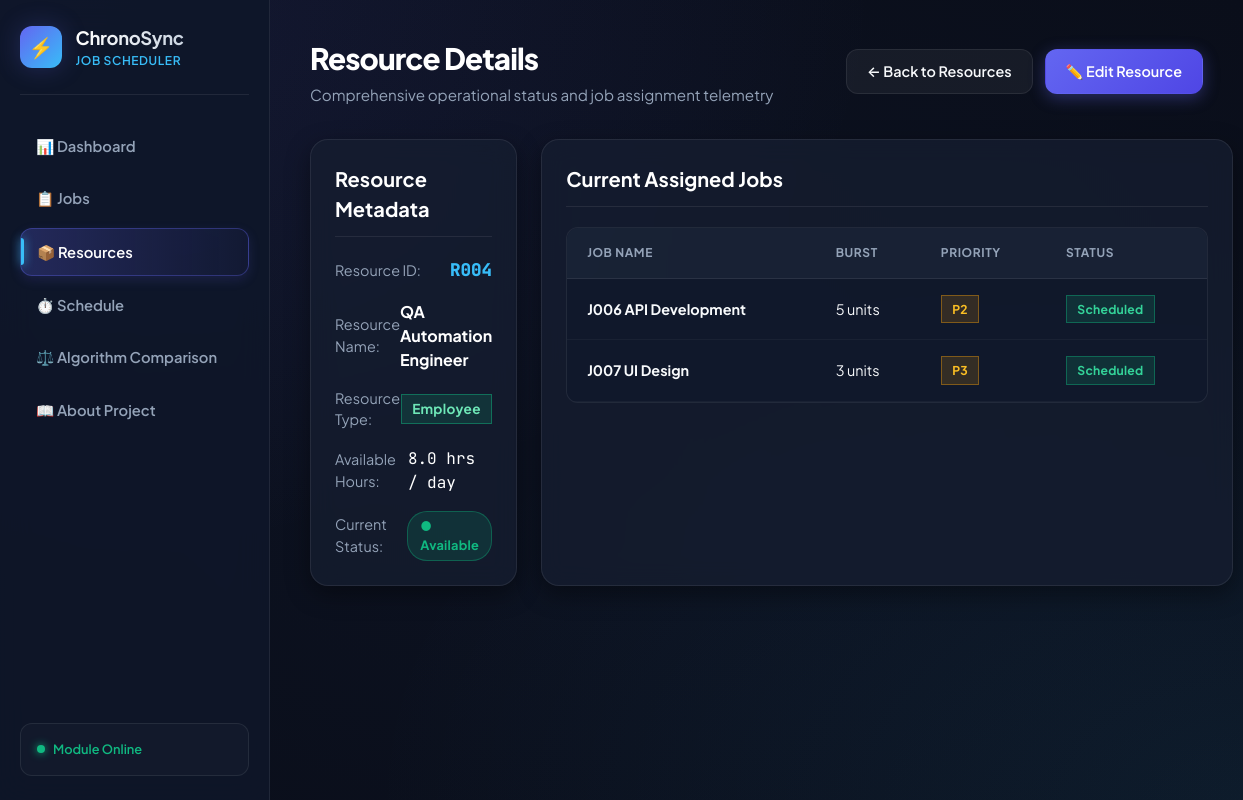
The page /resources/view/216 on the database its author committed.
### tables this page shows
CREATE TABLE resources (
            id INTEGER PRIMARY KEY AUTOINCREMENT,
            resource_id TEXT UNIQUE NOT NULL,
            resource_name TEXT NOT NULL,
            resource_type TEXT NOT NULL,
            available_hours REAL NOT NULL,
            status TEXT NOT NULL DEFAULT 'Available'
        );

CREATE TABLE jobs (
            id INTEGER PRIMARY KEY AUTOINCREMENT,
            name TEXT NOT NULL,
            arrival_time INTEGER NOT NULL DEFAULT 0,
            burst_time INTEGER NOT NULL DEFAULT 1,
            priority INTEGER NOT NULL DEFAULT 1,
            deadline INTEGER NOT NULL DEFAULT 10,
            profit INTEGER NOT NULL DEFAULT 50,
            cpu_req INTEGER NOT NULL DEFAULT 1,
            mem_req INTEGER NOT NULL DEFAULT 2,
            color TEXT,
            status TEXT DEFAULT 'Ready',
            created_at TIMESTAMP DEFAULT CURRENT_TIMESTAMP
        , required_resource TEXT DEFAULT '', assigned_resource_id TEXT DEFAULT NULL, missed_reason TEXT DEFAULT '');

### app.py (the view)
@app.route("/resources/view/<int:id>")
def resource_view(id: int):
    conn = get_db_connection()
    cursor = conn.cursor()
    cursor.execute("SELECT * FROM resources WHERE id = ?", (id,))
    row = cursor.fetchone()
    conn.close()
    if not row:
        flash("Resource not found.", "error")
        return redirect(url_for("resources_view")), 404
    res = dict(row)
    assigned_jobs = get_jobs_for_resource(res["resource_id"], res["resource_name"])
    return render_template(
        "resource_view.html",
        resource=res,
        assigned_jobs=assigned_jobs
    )

### app.py (called while the page is built)
def get_db_connection():
    conn = sqlite3.connect(DB_PATH)
    conn.row_factory = sqlite3.Row
    return conn

def get_jobs_for_resource(resource_id: str, resource_name: str = ""):
    conn = get_db_connection()
    cursor = conn.cursor()
    cursor.execute("""
        SELECT * FROM jobs
        WHERE assigned_resource_id = ?
           OR required_resource = ?
           OR (required_resource = ? AND required_resource != '')
        ORDER BY arrival_time ASC, id ASC
    """, (resource_id, resource_id, resource_name))
    rows = cursor.fetchall()
    conn.close()
    return [dict(r) for r in rows]

### templates/resource_view.html (shortened to what this page needs)
<!DOCTYPE html>
<html lang="en">
<head>
  <link rel="stylesheet" href="{{ url_for('static', filename='css/style.css') }}">
</head>
<body>
  <div class="app-container">
    <aside class="sidebar">
      <a href="/" class="brand-section">
        <div class="brand-logo">⚡</div>
        <div>
          <div class="brand-title">ChronoSync</div>
          <div class="brand-subtitle">Job Scheduler</div>
        </div>
      </a>
      <ul class="nav-links">
        <li><a href="/" class="nav-link">📊 Dashboard</a></li>
        <li><a href="/jobs" class="nav-link">📋 Jobs</a></li>
        <li><a href="/resources" class="nav-link active">📦 Resources</a></li>
        <li><a href="/schedule" class="nav-link">⏱️ Schedule</a></li>
        <li><a href="/comparison" class="nav-link">⚖️ Algorithm Comparison</a></li>
        <li><a href="/about" class="nav-link">📖 About Project</a></li>
      </ul>
      <div class="sidebar-footer">
        <div class="status-indicator">
          <span class="status-dot"></span>
          <span>Module Online</span>
        </div>
      </div>
    </aside>
    <main class="main-content">
      <header class="page-header">
        <div>
          <h1 class="page-title">Resource Details</h1>
          <p class="page-subtitle">Comprehensive operational status and job assignment telemetry</p>
        </div>
        <div style="display: flex; gap: 0.75rem;">
          <a href="/resources" class="btn btn-secondary">← Back to Resources</a>
          <a href="/resources/edit/{{ resource.id }}" class="btn btn-primary">✏️ Edit Resource</a>
        </div>
      </header>
      <div style="display: grid; grid-template-columns: 1fr 1fr; gap: 1.5rem; margin-bottom: 2rem;">
        <div class="glass-panel">
          <h2 style="font-size: 1.25rem; font-weight: 700; color: #fff; margin-bottom: 1.25rem; border-bottom: 1px solid var(--border-subtle); padding-bottom: 0.75rem;">
            Resource Metadata
          </h2>
          <div style="display: flex; flex-direction: column; gap: 1rem;">
            <div style="display: flex; justify-content: space-between; align-items: center;">
              <span style="color: var(--text-muted); font-size: 0.9rem;">Resource ID:</span>
              <span style="font-family: var(--font-mono); font-size: 1.1rem; font-weight: 800; color: var(--accent-cyan);">
                {{ resource.resource_id }}
              </span>
            </div>
            <div style="display: flex; justify-content: space-between; align-items: center;">
              <span style="color: var(--text-muted); font-size: 0.9rem;">Resource Name:</span>
              <strong style="color: #fff; font-size: 1rem;">{{ resource.resource_name }}</strong>
            </div>
            <div style="display: flex; justify-content: space-between; align-items: center;">
              <span style="color: var(--text-muted); font-size: 0.9rem;">Resource Type:</span>
              <span class="badge badge-greedy" style="font-size: 0.85rem;">{{ resource.resource_type }}</span>
            </div>
            <div style="display: flex; justify-content: space-between; align-items: center;">
              <span style="color: var(--text-muted); font-size: 0.9rem;">Available Hours:</span>
              <span style="font-family: var(--font-mono); font-size: 1rem; color: #fff;">{{ resource.available_hours }} hrs / day</span>
            </div>
            <div style="display: flex; justify-content: space-between; align-items: center;">
              <span style="color: var(--text-muted); font-size: 0.9rem;">Current Status:</span>
              {% if resource.status == 'Available' %}
                <span class="status-badge status-available">● Available</span>
              {% elif resource.status == 'Busy' %}
                <span class="status-badge status-busy">● Busy</span>
              {% else %}
                <span class="status-badge status-unavailable">● Unavailable</span>
              {% endif %}
            </div>
          </div>
        </div>
        <div class="glass-panel">
          <h2 style="font-size: 1.25rem; font-weight: 700; color: #fff; margin-bottom: 1.25rem; border-bottom: 1px solid var(--border-subtle); padding-bottom: 0.75rem;">
            Current Assigned Jobs
          </h2>
          {% if assigned_jobs %}
            <div class="table-container">
              <table class="cyber-table">
                <thead>
                  <tr>
                    <th>Job Name</th>
                    <th>Burst</th>
                    <th>Priority</th>
                    <th>Status</th>
                  </tr>
                </thead>
                <tbody>
                  {% for job in assigned_jobs %}
                  <tr>
                    <td><strong>{{ job.name }}</strong></td>
                    <td>{{ job.burst_time }} units</td>
                    <td><span class="badge badge-warning">P{{ job.priority }}</span></td>
                    <td><span class="badge badge-success">{{ job.status }}</span></td>
                  </tr>
                  {% endfor %}
                </tbody>
              </table>
            </div>
          {% endif %}
        </div>
      </div>
    </main>
  </div>
</body>
</html>

### rows shown on the page
resources: resource_id "R004", resource_name "QA Automation Engineer", resource_type "Employee", available_hours "8.0"
jobs: name "J006 API Development", burst_time "5", priority "2", status "Scheduled"
jobs: name "J007 UI Design", burst_time "3", priority "3", status "Scheduled"
